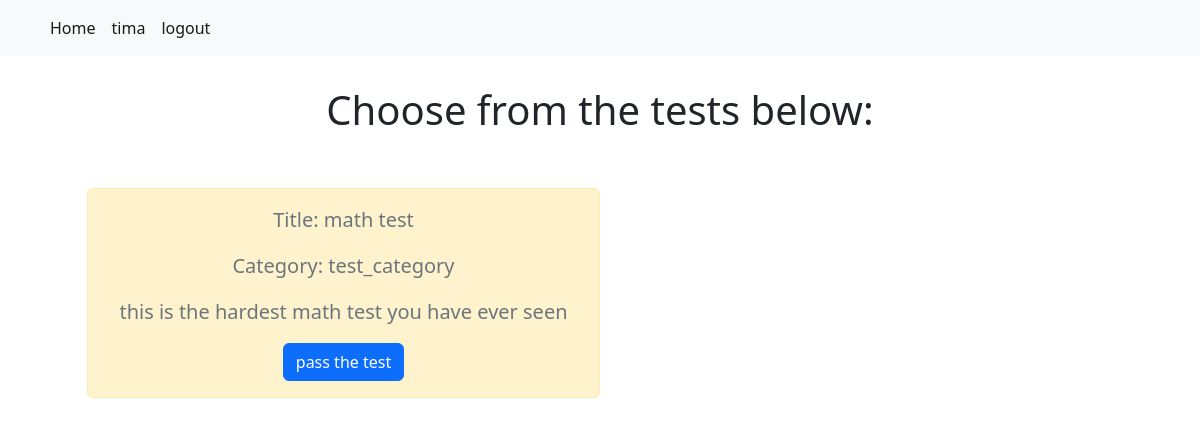
The page /home (signed in) on the database as committed earlier.
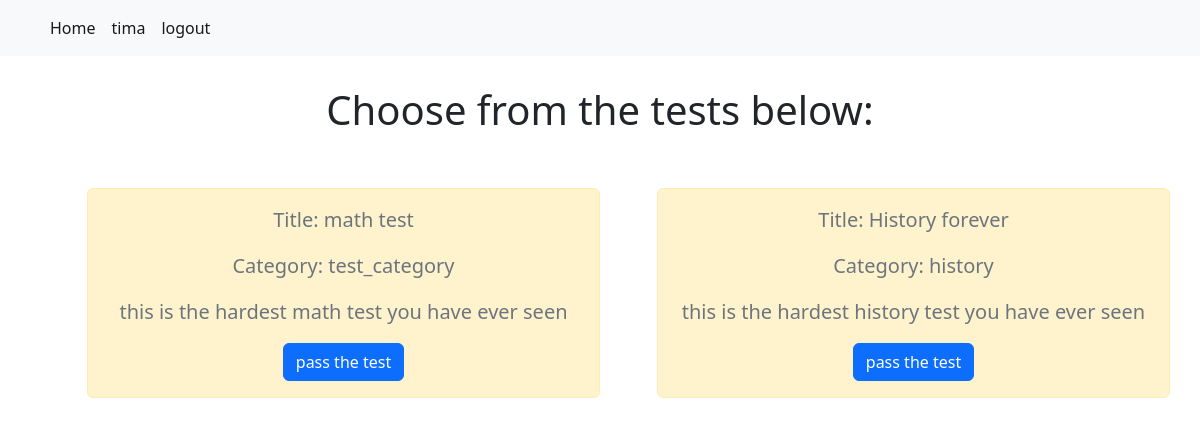
The same page on the database as committed later.
### questions/models.py (models this page shows)
class TestSet(models.Model):
    description = models.CharField(max_length=250)
    title = models.CharField(max_length=150)
    category_id = models.ForeignKey(Category, on_delete=models.CASCADE)

class Category(models.Model):
    category_name = models.CharField(max_length=150)

### questions/views.py (the view)
# urls.py: path('home', home, name='home'),
@login_required(login_url='/login')
def home(request):
    tests = TestSet.objects.all()
    context = {
        "tests": tests
    }
    return render(request, 'questions/index.html', context)

### questions/templates/questions/index.html (shortened to what this page needs)
{% extends 'base.html' %}
{% block content %}
    <div class="container">
        <h1 style="text-align: center; margin:30px 0;">Choose from the tests below: </h1>
        <div class="row row-cols-1 row-cols-md-2  row-cols-lg-2 row-cols-xl-2 g-4 main_tests_container">
            {% for test in tests %}
                <div class="alert alert-warning mt-5 user-from-list fs-5 text-muted main_page_tests">
                    <p>Title: {{ test.title }}</p>
                    <p>Category: {{ test.category_id.category_name }}</p>
                    <p>{{ test.description }}</p>
                    <a href="{% url 'test_passing' id=test.id page=1 %}" class="btn btn-primary">pass the test</a>
                </div>
            {% endfor %}
        </div>
    </div>
{% endblock %}

### questions/templates/base.html (shortened to what this page needs)
{% load static %}
<!DOCTYPE html>
<html lang="en">
<head>
    <link rel="stylesheet" href="{% static 'css/main.css' %}">
    <link href="https://cdn.jsdelivr.net/npm/bootstrap@5.2.3/dist/css/bootstrap.min.css" rel="stylesheet">
</head>
<body>
    <nav class="navbar navbar-expand-lg bg-light">
        <div class="container">
          <div class="collapse navbar-collapse" id="navbarSupportedContent">
            <ul class="navbar-nav me-auto mb-2 mb-lg-0">
              {% if request.user.is_authenticated %}
                <li class="nav-item">
                  <a class="nav-link active" aria-current="page" href="{% url 'home' %}">Home</a>
                </li>
                <li class="nav-item">
                  <a class="nav-link active" href="#">{{ request.user }}</a>
                </li>
                <li class="nav-item">
                  <a class="nav-link active" href="{% url 'logout' %}">logout</a>
                </li>
              {% endif %}
            </ul>
          </div>
        </div>
      </nav>
    {% block content %}
    {% endblock %}
</body>
</html>

### static/css/main.css (style rules this page uses)
.main_page_tests { text-align: center; margin-left: 5% !important; width: 45% !important; }

Rows that differ between the two databases and show on the page:
added TestSet: title "History forever", category_id.category_name "history", description "this is the hardest history test you have ever seen"
